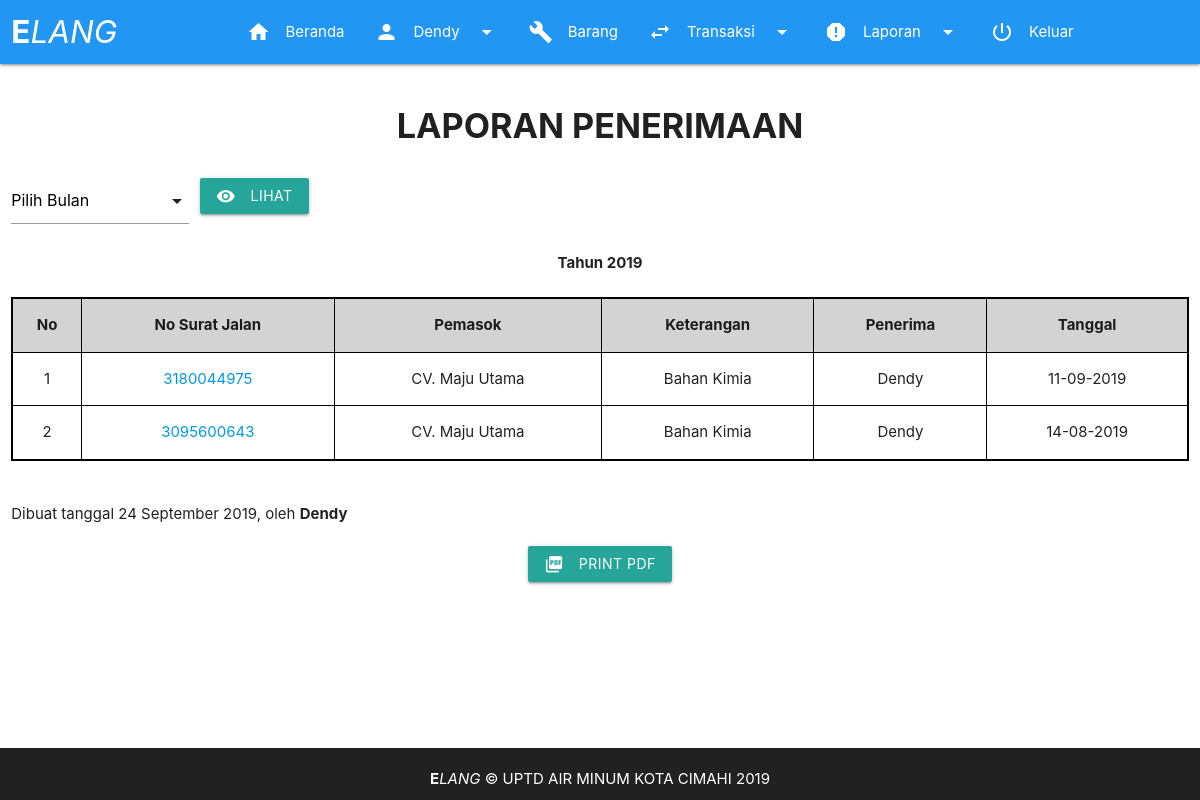
The page /page/laporan_penerimaan.php (signed in) on the database its author committed.
### tables this page shows
CREATE TABLE `penerimaan` (
  `id` tinyint(5) NOT NULL,
  `no_transaksi` varchar(100) NOT NULL,
  `keterangan` varchar(255) NOT NULL,
  `tanggal` date NOT NULL,
  `kode_barang` varchar(10) NOT NULL,
  `barang` varchar(255) NOT NULL,
  `jumlah` int(11) NOT NULL,
  `user` varchar(50) NOT NULL,
  `supplier` varchar(255) NOT NULL,
  `no_surat_jalan` varchar(20) NOT NULL,
  `satuan` varchar(10) NOT NULL
);

### fungsi/fungsi.php (called while the page is built, shortened)
<?php
function tampilkan_penerimaan(){
	global $link;
	$query = "SELECT * FROM penerimaan GROUP BY no_surat_jalan ORDER BY tanggal DESC";
	$result = mysqli_query($link, $query) or die ('gagal menampilkan data transaksi penerimaan');
	return $result;
}
?>

### page/laporan_penerimaan.php (the view, shortened to what this page needs)
<!DOCTYPE html>
  <html>
    <head>
      <?php require_once "../aset/view/headcontent.php"; ?>
    </head>
    <body>
      <?php
      require_once "../aset/view/header.php";
      require_once "../fungsi/db.php";
      require_once "../fungsi/fungsi.php";
      $penerimaan = tampilkan_penerimaan();
      $nourut = 1;
      $namabulan = 'Tahun ' . date('Y');
      ?>
      <main>
        <div class="row">
          <div class="col s12">
            <h4><div class="center"><b>LAPORAN PENERIMAAN</b></div></h4>
          </div>
        </div>
        <form action="" method="get">
          <div class="row">
            <div class="col s2">
            </div>
            <div>
              <button class="btn waves-effect waves-light" type="submit" name="submit">Lihat
                <i class="material-icons left">remove_red_eye</i>
              </button>
            </div>
          </div>
        </form>
        <div id="cetakLaporan">
          <div class="row">
            <div class="col s12 center">
            <?='<b>' . $namabulan . '</b><br><br>';?>
              <table class="highlight responsive-table centered opname">
                <thead>
                  <tr>
                      <th>No</th>
                      <th>No Surat Jalan</th>
                      <th>Pemasok</th>
                      <th>Keterangan</th>
                      <th>Penerima</th>
                      <th>Tanggal</th>
                  </tr>
                </thead>
                <tbody>
                  <?php while($row = mysqli_fetch_assoc($penerimaan)):?>
                  <tr>
                    <td><?=$nourut++;?></td>
                    <td><a href="detail_penerimaan.php?surat=<?=$row['no_surat_jalan'];?>"><?=$row['no_surat_jalan'];?></a></td>
                    <td><?=$row['supplier'];?></td>
                    <td><?=$row['keterangan'];?></td>
                    <td><?=$row['user'];?></td>
                    <td><?= date('d-m-Y', strtotime($row['tanggal']));?></td>
                  </tr>
                  <?php endwhile; ?>
                </tbody>
              </table>
            </div>
          </div>
          <div class="row">
            <div class="col s12">
              <br>
              Dibuat tanggal <?=date('j F Y');?>, oleh <b><?=$_SESSION['username'];?></b>
            </div>
          </div>
        </div>
        <div class="row">
          <div class="center">
            <div class="col s12">
              <button class="btn waves-effect waves-light" onclick="printContent('cetakLaporan')">Print PDF
                <i class="material-icons left">picture_as_pdf</i>
              </button>
            </div>
          </div>
        </div>
      </main>
      <?php
      require_once "../aset/view/footer.php";
      ?>
    </body>
  </html>

### aset/css/style.css (style rules this page uses)
* { margin: 0; padding: 0; }
body { background: #fff; display: flex; min-height: 100vh; flex-direction: column; }
main { flex: 1 0 auto; }
.opname { border: 2px solid black; }
.opname th { border: 1px solid black; background-color: lightgray; }
.opname td { border: 1px solid black; }

### rows shown on the page
penerimaan: no_surat_jalan "3180044975", supplier "CV. Maju Utama", keterangan "Bahan Kimia", user "Dendy", tanggal "11-09-2019"
penerimaan: no_surat_jalan "3095600643", supplier "CV. Maju Utama", keterangan "Bahan Kimia", user "Dendy", tanggal "14-08-2019"

### other values the page prints
$_SESSION['username'] "Dendy"
$namabulan "Tahun 2019"
